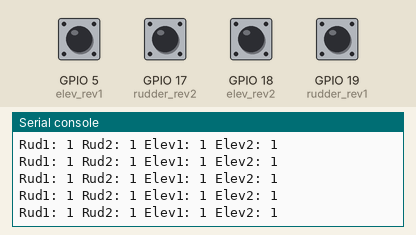
This program was run on a simulated ESP32 board running MicroPython. Shown: the last lines printed to the serial console. The inputs (shaded band) are chosen by the test bench; at power-on: GPIO 5 (elev_rev1), GPIO 17 (rudder_rev2), GPIO 18 (elev_rev2), GPIO 19 (rudder_rev1) HIGH.

Above: at 1.2 s.
1.3 s: GPIO 5 (elev_rev1) pulled LOW for 0.25 s
At 1.56 s:
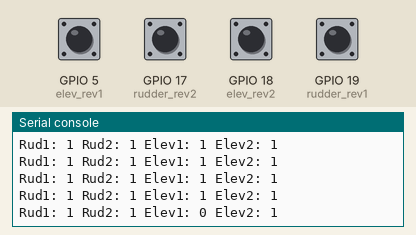
3.0 s: GPIO 17 (rudder_rev2) pulled LOW for 0.25 s
At 3.16 s:
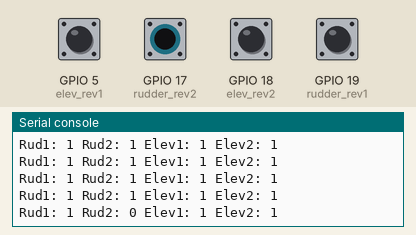
4.7 s: GPIO 18 (elev_rev2) pulled LOW for 0.25 s
At 4.97 s:
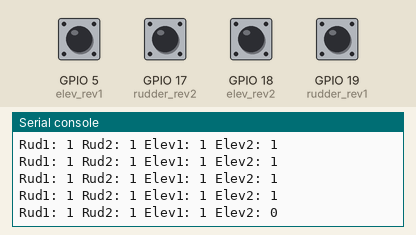
6.4 s: GPIO 19 (rudder_rev1) pulled LOW for 0.25 s
At 6.57 s:
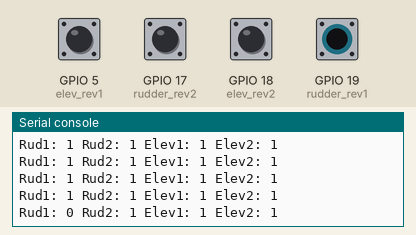

Measured:
- after the input at 1.3 s, the serial console: prints a new line after 0.10 s (image 1)
- after the input at 3.0 s, the serial console: prints a new line at once (image 2)
- after the input at 4.7 s, the serial console: prints a new line after 0.11 s (image 3)
- after the input at 6.4 s, the serial console: prints a new line at once (image 4)

The program:

Pin_state_code.py
```python
import machine
import time

# Define pins
rudder_rev1 = machine.Pin(19, machine.Pin.IN, machine.Pin.PULL_UP)
rudder_rev2 = machine.Pin(17, machine.Pin.IN, machine.Pin.PULL_UP)
elev_rev1   = machine.Pin(5, machine.Pin.IN, machine.Pin.PULL_UP)
elev_rev2   = machine.Pin(18, machine.Pin.IN, machine.Pin.PULL_UP)

print("Testing reverse switch pins...")
print("Press each switch and watch for 0 when pressed.\n")

while True:
    try:
        print("Rud1:", rudder_rev1.value(),
              "Rud2:", rudder_rev2.value(),
              "Elev1:", elev_rev1.value(),
              "Elev2:", elev_rev2.value())
        time.sleep(0.2)
    except KeyboardInterrupt:
        print("\nStopped.")
        break
```
